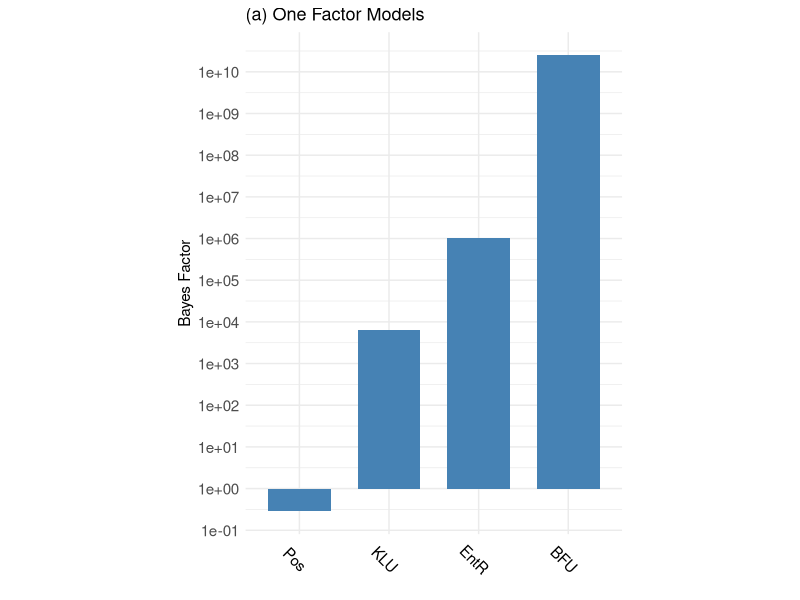
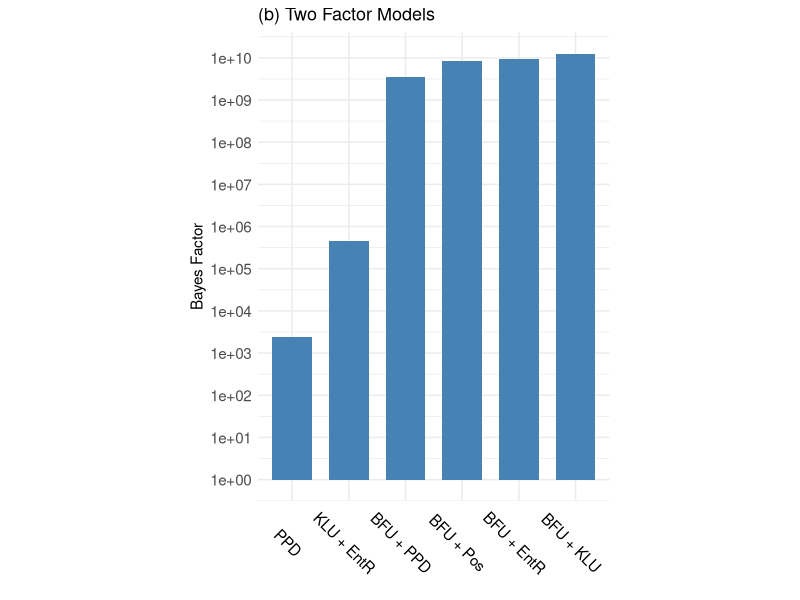
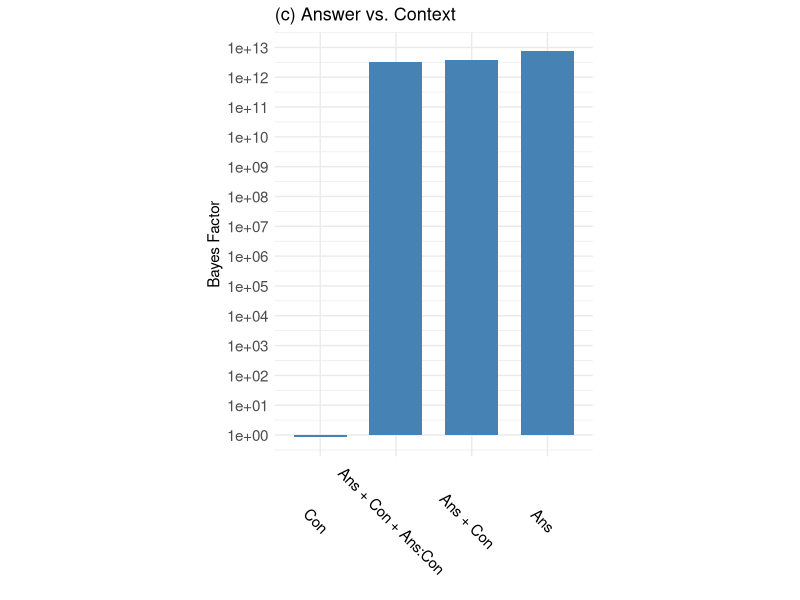
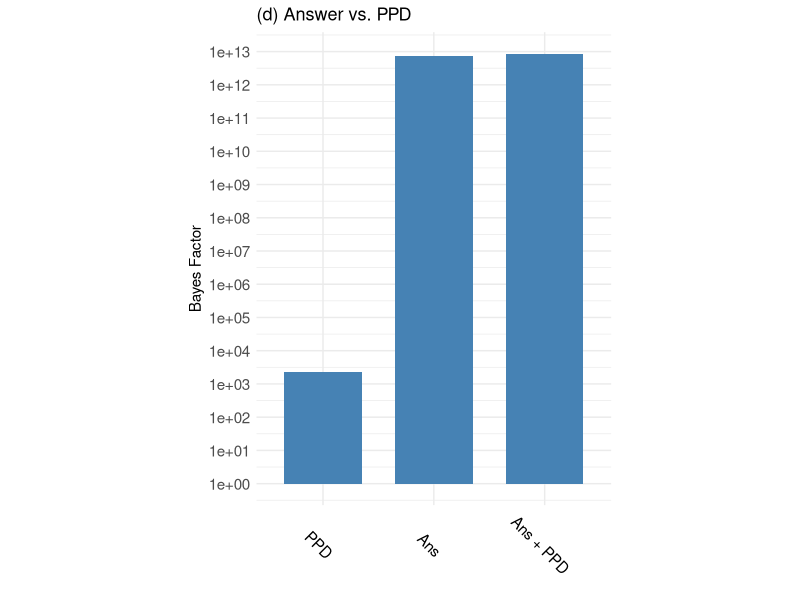

These figures' R source, in order:
library(tidyverse)
library(lme4)
library(dplyr)
library(BayesFactor)
# library(ggpubr)

# Make sure to setwd() to the main directory of the repository
data <- read_csv("results/pilot/results_processed.csv")

# Filter data to exlude points with high range 
# data <- dplyr::filter(data, prior_range < 0.75, posterior_range < 0.75, helpfulness_range < 0.75)

# Add prior-posterior difference to dataframe
# data["prior_posterior_diff"] <- data["posterior_mean"] - data["prior_mean"]

# rename factors to shorter names
data <- rename(data, 
    "Pos" ="posterior_sliderResponse", 
    "PPD" = "prior_posterior_distance",
    "EntR" = "entropy_reduction",
    "KLU" = "kl_util",
    "Ans" = "AnswerCertainty", 
    "Pol" = "AnswerPolarity",
    "Con" = "ContextType",
    "Rel" = "relevance_sliderResponse",
    "BFU" = "exp_bayes_factor",
    "Part" = "submission_id",
    "Group" = "group",
)

# Model 1: No random effects.
m1 <- lm(Rel ~ BFU, data=data)
summary(m1)
# 
# Call:
#   lm(formula = Rel ~ BFU, data = data)
# 
# Residuals:
#   Min      1Q  Median      3Q     Max 
# -0.8264 -0.1578  0.0667  0.1000  0.7263 
# 
# Coefficients:
#   Estimate Std. Error t value Pr(>|t|)    
# (Intercept)  0.27374    0.03542   7.729    5e-13 ***
#   BFU          0.64268    0.04757  13.511   <2e-16 ***
#   ---
#   Signif. codes:  0 '***' 0.001 '**' 0.01 '*' 0.05 '.' 0.1 ' ' 1
# 
# Residual standard error: 0.2355 on 202 degrees of freedom
# Multiple R-squared:  0.4747,	Adjusted R-squared:  0.4721 
# F-statistic: 182.6 on 1 and 202 DF,  p-value: < 2.2e-16


# Model 2: Random effects for Group, Participant, and Stimulus
m2 <- lmer(Rel ~ BFU + (1 | StimID) + (1 | Group) + (1 | Part), data=data)
summary(m2)

# Linear mixed model fit by REML ['lmerMod']
# Formula: Rel ~ BFU + (1 | StimID) + (1 | Group) + (1 | Part)
# Data: data
# 
# REML criterion at convergence: -2.4
# 
# Scaled residuals: 
#   Min      1Q  Median      3Q     Max 
# -3.5244 -0.6819  0.2793  0.4301  3.0882 
# 
# Random effects:
#   Groups   Name        Variance  Std.Dev.
# Part     (Intercept) 0.0002629 0.01622 
# StimID   (Intercept) 0.0000000 0.00000 
# Group    (Intercept) 0.0000000 0.00000 
# Residual             0.0552237 0.23500 
# Number of obs: 204, groups:  Part, 21; StimID, 12; Group, 2
# 
# Fixed effects:
#   Estimate Std. Error t value
# (Intercept)  0.27287    0.03556   7.674
# BFU          0.64396    0.04753  13.548
# 
# Correlation of Fixed Effects:
#   (Intr)
# BFU -0.881
# optimizer (nloptwrap) convergence code: 0 (OK)
# boundary (singular) fit: see ?isSingular


# Model 3: Random effect for Participant only
m3 <- lmer(Rel ~ BFU + (1 | Part), data=data)
summary(m3)

# Linear mixed model fit by REML ['lmerMod']
# Formula: Rel ~ BFU + (1 | Part)
# Data: data
# 
# REML criterion at convergence: -2.4
# 
# Scaled residuals: 
#   Min      1Q  Median      3Q     Max 
# -3.5244 -0.6819  0.2793  0.4301  3.0883 
# 
# Random effects:
#   Groups   Name        Variance Std.Dev.
# Part     (Intercept) 0.000263 0.01622 
# Residual             0.055224 0.23500 
# Number of obs: 204, groups:  Part, 21
# 
# Fixed effects:
#   Estimate Std. Error t value
# (Intercept)  0.27287    0.03556   7.674
# BFU          0.64396    0.04753  13.548
# 
# Correlation of Fixed Effects:
#   (Intr)
# BFU -0.881

# extract dataframe for custom plot


extract_df <- function(bf_object) {
  df <- bf_object@bayesFactor['bf']
  # add names as a column in df
  df <- setNames(cbind(rownames(df), df, row.names = NULL), c("name", "bf")) 
  # wrap x axis tick label text
  #df$name <- str_wrap(df$name, width = 4)
  # take exp of bf
  df$bf <- exp(df$bf)
  #round to 4 sig digs
  df$bf <- signif(df$bf, digits=4)
  return(df)
}

# MODEL COMPARISON CODE

# run big comparison over subsets of five-factor model
all_models = generalTestBF(Rel ~ BFU + KLU + EntR + Pos + PPD, 
                                  data = data,
                                  whichModels="all")
# builtin plotting sucks
#plot(all_models[1:4])
#plot(all_models[5:10])


model_comparison <- extract_df(all_models)

model_comparison %>% show

one_factor_comparison <- model_comparison[1:4,]
two_factor_comparison <- model_comparison[5:10,]

custom_bf_plot <- function(df, my_title) {
  plot <-
    ggplot(data=df, aes(x=reorder(name,bf), y=bf)) +
    geom_bar(stat="identity", fill="steelblue", width=0.7)+
    #geom_text(aes(label=), vjust=1.6, color="white", size=5)+
    scale_y_log10(n.breaks = 10)+ 
    theme_minimal() +
    theme(aspect.ratio = 4/3, 
          plot.title = element_text(size=13), 
          axis.text=element_text(size=11),
          axis.text.x = element_text(angle = -45, margin=margin(0,0,0,0), color = "black")
          )+
    labs(title = my_title, x = "", y = "Bayes Factor")
  return(plot)
}

  
# plots for one factor and two factor models
one_factor_plot <- custom_bf_plot(one_factor_comparison, "(a) One Factor Models")
show(one_factor_plot)

two_factor_plot <- custom_bf_plot(two_factor_comparison, "(b) Two Factor Models")
show(two_factor_plot)



answer_context_models = generalTestBF(Rel ~ 
                                            Ans
                                          + Con 
                                          + Ans:Con
                                          #+ PPD
                                          , data=data
                                          )


answer_PPD_models = generalTestBF(Rel ~ Ans + PPD,
                                    data=data)

answer_context_comparison <- extract_df(answer_context_models)

answer_PPD_comparison <- extract_df(answer_PPD_models)


# plots for one factor and two factor models
answer_context_plot <- custom_bf_plot(answer_context_comparison, "(c) Answer vs. Context")
show(answer_context_plot)

answer_PPD_plot <- custom_bf_plot(answer_PPD_comparison, "(d) Answer vs. PPD")
show(answer_PPD_plot)

#ggarrange(one_factor_plot, two_factor_plot, answer_context_plot, answer_PPD_plot, 
#          ncol = 4, nrow = 1, align = 'h')
